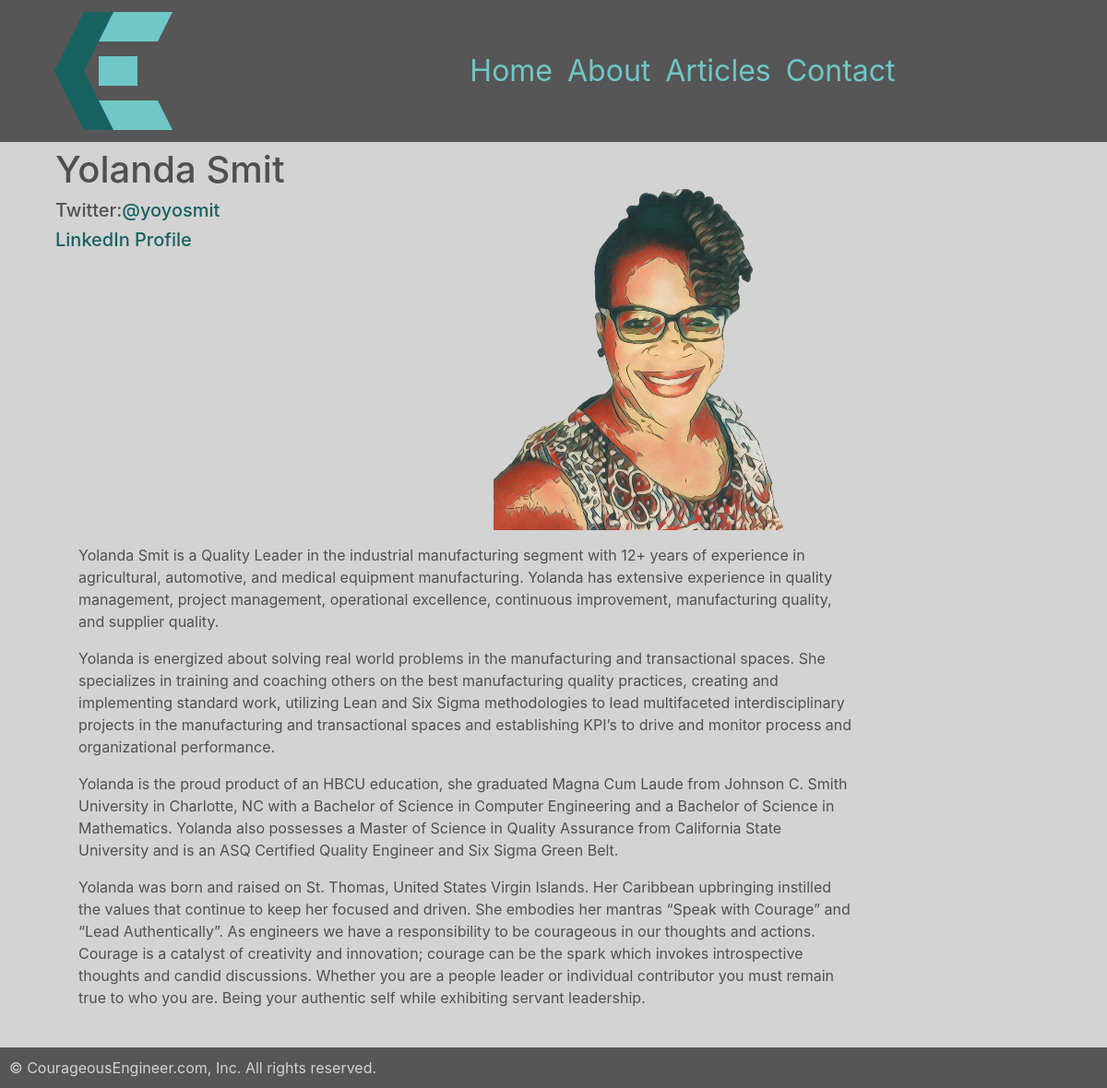
Page /about/1 on the committed database.
### chrissmit/services/db_models.py (models this page shows, shortened)
class User(db.Model, UserMixin):
    id = db.Column(db.Integer, primary_key=True, )
    authorization_level = db.Column(db.String(60), nullable=False, )
    linkedin = db.Column(db.String(100),)
    full_name = db.Column(db.String(45), unique=False, nullable=False,)
    twitter_handle = db.Column(db.String(20), unique=True, nullable=True,)
    email = db.Column(db.String(120), unique=True, nullable=False, )
    image_file = db.Column(db.String(20), nullable=False, default='default.svg', )
    password = db.Column(db.String(60), nullable=False, )
    articles = db.relationship('Article', backref='author', lazy=True)
    edits = db.relationship('ArticleEdits', backref='author', lazy=True)
    content = db.Column(db.Text, nullable=False)

### chrissmit/views/navigation_views.py (the view)
@blueprint.route('/about/<id>')
def about(id):
    current_profile = profile.get(id=id)
    return render_template(
        template_name_or_list='navigation/about.html',
        website_title=f'Meet {current_profile.full_name}!',
        nav_data=navigation.data(),
        author=current_profile,
    )

### chrissmit/services/article.py (called while the page is built)
def get_last(number=4, desc=True):
    full_article = full_article_data()
    if desc:
        return full_article.filter(Article.is_released==True).order_by(Article.posted.desc()).limit(number).all()
    return full_article.filter(Article.is_released==True).limit(number).all()

def full_article_data():
    fields = full_data_fields()
    return fields.join(
        ArticleEdits,
        Article.current_edit_id == ArticleEdits.id,
    ).join(
        User,
        Article.author_id == User.id
    )

def full_data_fields():
    return db.session.query(
        ArticleEdits.id,
        ArticleEdits.article_id,
        Article.posted,
        Article.edited,
        Article.is_released,
        Article.author_id,
        Article.current_edit_id,
        ArticleEdits.title,
        ArticleEdits.preview,
        ArticleEdits.content,
        ArticleEdits.image_file,
        ArticleEdits.user_id,
        ArticleEdits.is_edited,
        ArticleEdits.is_ready_for_release,
        ArticleEdits.edited,
        Article.author_id,
        User.full_name,
    )

### chrissmit/services/navigation.py (called while the page is built)
def data():
    return {
        'articles':article.get_last(4),
        'authors':profile.get_all(),
    }

### chrissmit/services/profile.py (called while the page is built)
def get_all():
    return User.query.all()

def get(email=None,id=None):
    if email:
        return User.query.filter_by(email=email).first()
    elif id:
        return User.query.filter_by(id=int(id)).first()

### chrissmit/templates/navigation/about.html (shortened to what this page needs)
{% extends "shared/_layout.html" %}
{% block main_content %}
    {% if author %}
        <div class="container">
            <div class="row">
                <div class="col-lg-6 ">
                    <h1>{{ author.full_name }}</h1>
                    <h5>Twitter:<a href="https://www.twitter.com/{{ author.twitter_handle }}">{{ author.twitter_handle }}</a></h5>
                    <h5><a href="{{ author.linkedin }}">LinkedIn Profile</a></h5>
                </div>
                <div class="col-lg-6">
                    <img src="{{ '/static/img/authors/'+ author.image_file }}" class="about-pic" alt="">
                </div>
            </div>
            <div class="row">
                <div class="col-lg-12">
                    {% for paragraph in author.content.split('</p>') %}
                        <p >
                            {{ paragraph }}
                        </p>
                    {% endfor %}
                </div>
            </div>
        </div>
    {% else %}
        There is no author by that ID.
    {%  endif %}
{% endblock %}

### chrissmit/static/css/site.css (style rules this page uses)
:root { --backgroundColor: lightgrey; --primaryFontColor: rgba(80,80,80,1); --navBackgroundColor: rgba(80,80,80,0.95); --navDropDownBackgroundColor: rgba(80,80,80,0.8); --navDropDownText: lightgrey; --lightAccent: #6FC7C7; --darkAccent: #186262; --cardHeight: 22rem; --cardWidth: 18rem; --cardPic: 10rem; }
html { background-color: var(--backgroundColor); font-size: 22px; }
@media screen and (min-width: 320px) { html { font-size: calc(16px + 6 * ((100vw - 320px) / 680)); } }
@media screen and (min-width: 1000px) { html { font-size: 16px; } }
body { background-color: var(--backgroundColor); position: relative; min-height: calc(100vh - 160px); }
h1 { color: var(--primaryFontColor); }
p { padding-left: 25px; padding-right: 25px; }
a { color: var(--darkAccent); }
.about-pic { max-width: 100%; margin: 15px; border-width: 2px; border-color: var(--lightAccent); }

### rows in the picture
User: full_name "Yolanda Smit", twitter_handle "@yoyosmit", image_file (picture)
